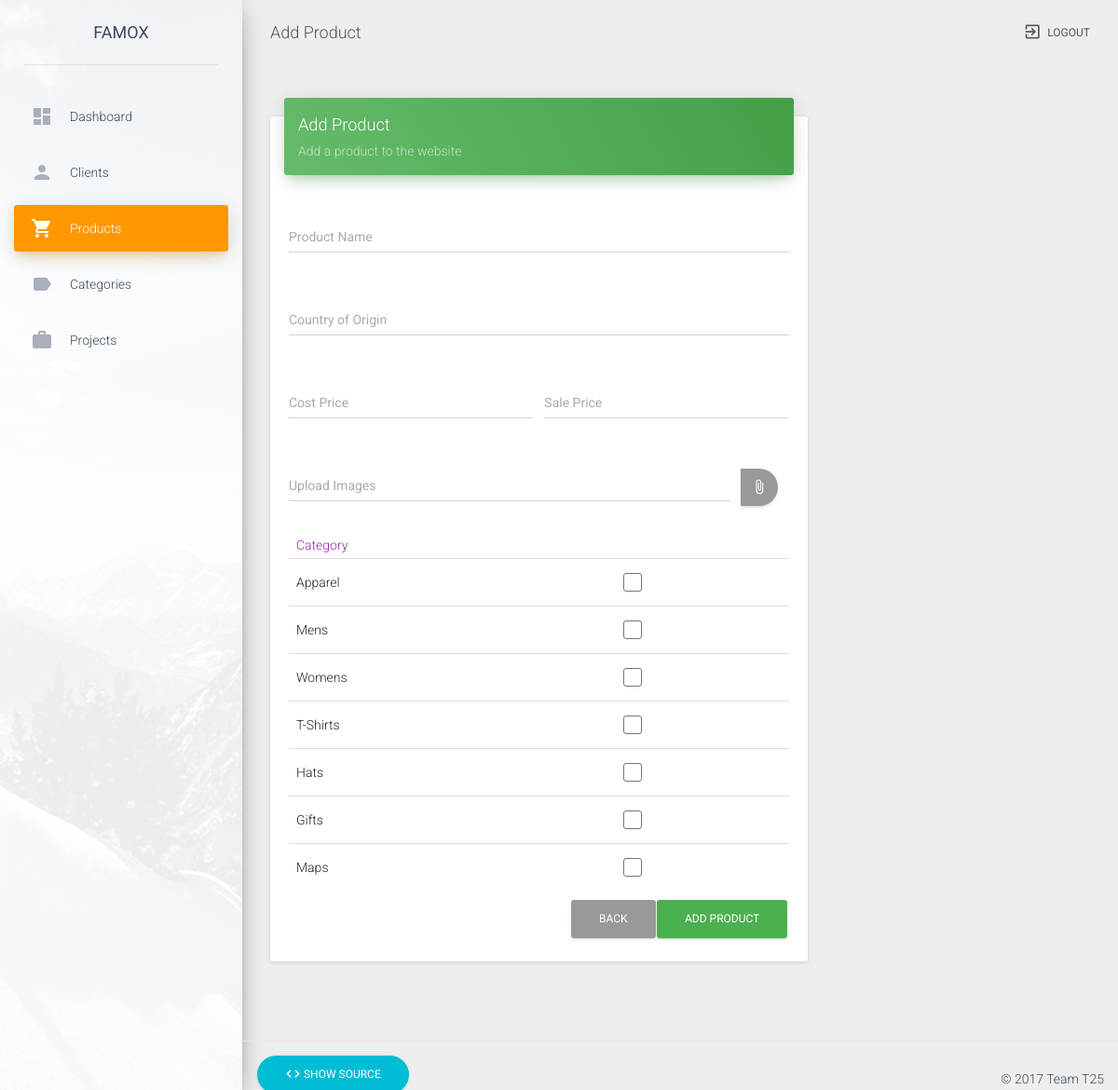
Screenshot of /Ass2/products/add.php (signed in) with the database file from the repository.
### tables this page shows
CREATE TABLE IF NOT EXISTS `category` (
  `id` INT NOT NULL AUTO_INCREMENT,
  `name` VARCHAR(45) NOT NULL,
  PRIMARY KEY (`id`));

### Ass2/products/add.php (called while the page is built, shortened)
<?php
  require_once("../config.php");
  require_once("includes/functions.php");
  $product_categories = getProductCategories(null);
  include_once("../includes/header.php");
  include_once("includes/add_form.php");
  include_once("../includes/footer.php");
?>

### Ass2/products/includes/functions.php (called while the page is built, shortened)
<?php
  require_once("../config.php");
  function getProductCategories($product_id) {
    global $conn;
    $query = "SELECT id, name, !ISNULL(product_id) AS checked
      FROM category LEFT JOIN product_category
      ON category.id = product_category.category_id
      AND product_category.product_id = ?";
    $pquery = $conn->prepare($query);
    $pquery->bind_param("i", $product_id);
    $pquery->execute();
    return $pquery->get_result();
  }

### Ass2/products/includes/add_form.php (the view, shortened to what this page needs)
<div class="container-fluid">
  <div class="row">
    <div class="col-md-8">
      <div class="card">
        <div class="card-header" data-background-color="green">
          <h4 class="title">Add Product</h4>
          <p class="category">Add a product to the website</p>
        </div>
        <div class="card-content">
          <form method="post" action="" enctype="multipart/form-data" onSubmit="return famox.validateForm();">
            <div class="row">
              <div class="col-md-12">
                <div class="form-group label-floating">
                  <label class="control-label">Product Name</label>
                  <input type="text" name="name" class="form-control" required>
                </div>
              </div>
            </div>
            <div class="row">
              <div class="col-md-12">
                <div class="form-group label-floating">
                  <label class="control-label">Country of Origin</label>
                  <input type="text" name="country_of_origin" class="form-control" required>
                </div>
              </div>
            </div>
            <div class="row">
              <div class="col-md-6">
                <div class="form-group label-floating">
                  <label class="control-label">Cost Price</label>
                  <input type="text" name="cost_price" id="cost_price" class="form-control" required>
                </div>
              </div>
              <div class="col-md-6">
                <div class="form-group label-floating">
                  <label class="control-label">Sale Price</label>
                  <input type="text" name="sale_price" id="sale_price" class="form-control" required>
                </div>
              </div>
            </div>
            <div class="row">
              <div class="col-md-12">
                <div class="form-group label-floating is-empty is-fileinput">
                  <div class="input-group">
                    <input type="text" readonly="" class="form-control" placeholder="Upload Images">
                    <span class="input-group-btn input-group-sm">
                      <button type="button" class="btn btn-fab btn-fab-mini">
                        <i class="material-icons">attach_file</i>
                      </button>
                    </span>
                  </div>
                </div>
              </div>
            </div>
            <table class="table">
              <thead class="text-primary">
                <th>Category</th>
                <th></th>
              </thead>
              <tbody>
              <?php while ($row = $product_categories->fetch_array()) { ?>
                <tr>
                  <td>
                    <?php echo $row["name"] ?>
                  </td>
                  <td>
                    <div class="checkbox">
                      <label>
                      </label>
                    </div>
                  </td>
                </tr>
              <?php } ?>
              </tbody>
            </table>
            <button type="submit" class="btn btn-success pull-right">Add Product</button>
            <a href="list.php" class="btn pull-right">Back</a>
            <div class="clearfix"></div>
          </form>
        </div>
      </div>
    </div>
  </div>
</div>

### rows the page displays
category: name "Apparel"
category: name "Mens"
category: name "Womens"
category: name "T-Shirts"
category: name "Hats"
category: name "Gifts"
category: name "Maps"

### other values shown
$pageTitle "Add Product"
